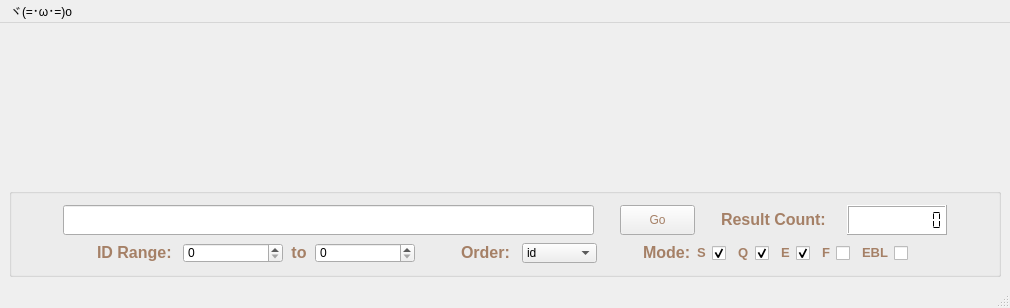
<?xml version="1.0" encoding="UTF-8"?>
<ui version="4.0">
 <class>MainWindow</class>
 <widget class="QMainWindow" name="MainWindow">
  <property name="geometry">
   <rect>
    <x>0</x>
    <y>0</y>
    <width>1010</width>
    <height>308</height>
   </rect>
  </property>
  <property name="sizePolicy">
   <sizepolicy hsizetype="Preferred" vsizetype="Fixed">
    <horstretch>0</horstretch>
    <verstretch>0</verstretch>
   </sizepolicy>
  </property>
  <property name="windowTitle">
   <string>MainWindow</string>
  </property>
  <property name="windowIcon">
   <iconset>
    <normalon>:/picture/source/konachan_logo_small.png</normalon>
   </iconset>
  </property>
  <property name="styleSheet">
   <string notr="true">#MainWindow{
background-image: url(:/picture/source/konachan_background.png);
;}</string>
  </property>
  <property name="iconSize">
   <size>
    <width>30</width>
    <height>30</height>
   </size>
  </property>
  <widget class="QWidget" name="centralwidget">
   <layout class="QVBoxLayout" name="verticalLayout_2">
    <item>
     <layout class="QGridLayout" name="gridLayout_12">
      <item row="0" column="0">
       <layout class="QGridLayout" name="gridLayout_2">
        <item row="0" column="0">
         <spacer name="horizontalSpacer_3">
          <property name="orientation">
           <enum>Qt::Horizontal</enum>
          </property>
          <property name="sizeHint" stdset="0">
           <size>
            <width>40</width>
            <height>20</height>
           </size>
          </property>
         </spacer>
        </item>
        <item row="0" column="1">
         <widget class="QLabel" name="logo">
          <property name="sizePolicy">
           <sizepolicy hsizetype="Fixed" vsizetype="Fixed">
            <horstretch>0</horstretch>
            <verstretch>0</verstretch>
           </sizepolicy>
          </property>
          <property name="minimumSize">
           <size>
            <width>560</width>
            <height>150</height>
           </size>
          </property>
          <property name="maximumSize">
           <size>
            <width>560</width>
            <height>150</height>
           </size>
          </property>
          <property name="text">
           <string/>
          </property>
          <property name="pixmap">
           <pixmap resource="res.qrc">:/picture/source/konachan_logo.png</pixmap>
          </property>
          <property name="scaledContents">
           <bool>false</bool>
          </property>
         </widget>
        </item>
        <item row="0" column="2">
         <spacer name="horizontalSpacer_4">
          <property name="orientation">
           <enum>Qt::Horizontal</enum>
          </property>
          <property name="sizeHint" stdset="0">
           <size>
            <width>40</width>
            <height>20</height>
           </size>
          </property>
         </spacer>
        </item>
       </layout>
      </item>
      <item row="1" column="0">
       <widget class="QGroupBox" name="searchBox">
        <property name="sizePolicy">
         <sizepolicy hsizetype="Expanding" vsizetype="Expanding">
          <horstretch>0</horstretch>
          <verstretch>0</verstretch>
         </sizepolicy>
        </property>
        <property name="minimumSize">
         <size>
          <width>0</width>
          <height>0</height>
         </size>
        </property>
        <property name="maximumSize">
         <size>
          <width>16777215</width>
          <height>128</height>
         </size>
        </property>
        <property name="title">
         <string/>
        </property>
        <layout class="QVBoxLayout" name="verticalLayout">
         <item>
          <layout class="QGridLayout" name="mianSearch">
           <item row="0" column="0">
            <spacer name="horizontalSpacer_5">
             <property name="orientation">
              <enum>Qt::Horizontal</enum>
             </property>
             <property name="sizeType">
              <enum>QSizePolicy::Expanding</enum>
             </property>
             <property name="sizeHint" stdset="0">
              <size>
               <width>40</width>
               <height>20</height>
              </size>
             </property>
            </spacer>
           </item>
           <item row="0" column="1">
            <layout class="QGridLayout" name="gridLayout">
             <item row="0" column="2">
              <widget class="QPushButton" name="Go">
               <property name="sizePolicy">
                <sizepolicy hsizetype="Fixed" vsizetype="Fixed">
                 <horstretch>0</horstretch>
                 <verstretch>0</verstretch>
                </sizepolicy>
               </property>
               <property name="minimumSize">
                <size>
                 <width>75</width>
                 <height>30</height>
                </size>
               </property>
               <property name="maximumSize">
                <size>
                 <width>75</width>
                 <height>30</height>
                </size>
               </property>
               <property name="styleSheet">
                <string notr="true">font: 75 10pt &quot;Microsoft YaHei UI&quot;;
color: rgb(165, 128, 102);</string>
               </property>
               <property name="text">
                <string>Go</string>
               </property>
               <property name="flat">
                <bool>false</bool>
               </property>
              </widget>
             </item>
             <item row="0" column="1">
              <spacer name="horizontalSpacer_2">
               <property name="orientation">
                <enum>Qt::Horizontal</enum>
               </property>
               <property name="sizeType">
                <enum>QSizePolicy::Fixed</enum>
               </property>
               <property name="sizeHint" stdset="0">
                <size>
                 <width>20</width>
                 <height>20</height>
                </size>
               </property>
              </spacer>
             </item>
             <item row="0" column="0">
              <widget class="QLineEdit" name="Tags">
               <property name="sizePolicy">
                <sizepolicy hsizetype="Fixed" vsizetype="Fixed">
                 <horstretch>0</horstretch>
                 <verstretch>0</verstretch>
                </sizepolicy>
               </property>
               <property name="minimumSize">
                <size>
                 <width>531</width>
                 <height>30</height>
                </size>
               </property>
               <property name="maximumSize">
                <size>
                 <width>531</width>
                 <height>30</height>
                </size>
               </property>
               <property name="font">
                <font>
                 <pointsize>15</pointsize>
                </font>
               </property>
               <property name="text">
                <string/>
               </property>
              </widget>
             </item>
             <item row="0" column="5">
              <widget class="QLCDNumber" name="ResultCnt">
               <property name="sizePolicy">
                <sizepolicy hsizetype="Fixed" vsizetype="Fixed">
                 <horstretch>0</horstretch>
                 <verstretch>0</verstretch>
                </sizepolicy>
               </property>
               <property name="minimumSize">
                <size>
                 <width>100</width>
                 <height>30</height>
                </size>
               </property>
               <property name="maximumSize">
                <size>
                 <width>100</width>
                 <height>30</height>
                </size>
               </property>
               <property name="styleSheet">
                <string notr="true">background-color: rgb(255, 255, 255);</string>
               </property>
               <property name="digitCount">
                <number>10</number>
               </property>
               <property name="segmentStyle">
                <enum>QLCDNumber::Flat</enum>
               </property>
               <property name="value" stdset="0">
                <double>0.000000000000000</double>
               </property>
               <property name="intValue" stdset="0">
                <number>0</number>
               </property>
              </widget>
             </item>
             <item row="0" column="3">
              <spacer name="horizontalSpacer">
               <property name="orientation">
                <enum>Qt::Horizontal</enum>
               </property>
               <property name="sizeType">
                <enum>QSizePolicy::Fixed</enum>
               </property>
               <property name="sizeHint" stdset="0">
                <size>
                 <width>20</width>
                 <height>20</height>
                </size>
               </property>
              </spacer>
             </item>
             <item row="0" column="4">
              <widget class="QLabel" name="label">
               <property name="sizePolicy">
                <sizepolicy hsizetype="Fixed" vsizetype="Fixed">
                 <horstretch>0</horstretch>
                 <verstretch>0</verstretch>
                </sizepolicy>
               </property>
               <property name="minimumSize">
                <size>
                 <width>120</width>
                 <height>30</height>
                </size>
               </property>
               <property name="maximumSize">
                <size>
                 <width>120</width>
                 <height>30</height>
                </size>
               </property>
               <property name="text">
                <string>&lt;html&gt;&lt;head/&gt;&lt;body&gt;&lt;p&gt;&lt;span style=&quot; font-size:12pt; font-weight:600; color:#a58066;&quot;&gt;Result Count:&lt;/span&gt;&lt;/p&gt;&lt;/body&gt;&lt;/html&gt;</string>
               </property>
               <property name="textFormat">
                <enum>Qt::AutoText</enum>
               </property>
              </widget>
             </item>
            </layout>
           </item>
           <item row="0" column="2">
            <spacer name="horizontalSpacer_6">
             <property name="orientation">
              <enum>Qt::Horizontal</enum>
             </property>
             <property name="sizeType">
              <enum>QSizePolicy::Expanding</enum>
             </property>
             <property name="sizeHint" stdset="0">
              <size>
               <width>40</width>
               <height>20</height>
              </size>
             </property>
            </spacer>
           </item>
          </layout>
         </item>
         <item>
          <layout class="QGridLayout" name="gridLayout_7">
           <item row="0" column="0">
            <spacer name="horizontalSpacer_9">
             <property name="orientation">
              <enum>Qt::Horizontal</enum>
             </property>
             <property name="sizeHint" stdset="0">
              <size>
               <width>13</width>
               <height>18</height>
              </size>
             </property>
            </spacer>
           </item>
           <item row="0" column="1">
            <widget class="QLabel" name="label_2">
             <property name="sizePolicy">
              <sizepolicy hsizetype="Fixed" vsizetype="Fixed">
               <horstretch>0</horstretch>
               <verstretch>0</verstretch>
              </sizepolicy>
             </property>
             <property name="minimumSize">
              <size>
               <width>80</width>
               <height>20</height>
              </size>
             </property>
             <property name="maximumSize">
              <size>
               <width>80</width>
               <height>80</height>
              </size>
             </property>
             <property name="text">
              <string>&lt;html&gt;&lt;head/&gt;&lt;body&gt;&lt;p&gt;&lt;span style=&quot; font-size:12pt; font-weight:600; color:#a58066;&quot;&gt;ID Range:&lt;/span&gt;&lt;/p&gt;&lt;/body&gt;&lt;/html&gt;</string>
             </property>
            </widget>
           </item>
           <item row="0" column="2">
            <widget class="QSpinBox" name="IDRange1">
             <property name="sizePolicy">
              <sizepolicy hsizetype="Fixed" vsizetype="Fixed">
               <horstretch>0</horstretch>
               <verstretch>0</verstretch>
              </sizepolicy>
             </property>
             <property name="minimumSize">
              <size>
               <width>100</width>
               <height>20</height>
              </size>
             </property>
             <property name="maximumSize">
              <size>
               <width>100</width>
               <height>20</height>
              </size>
             </property>
             <property name="maximum">
              <number>99999999</number>
             </property>
            </widget>
           </item>
           <item row="0" column="3">
            <widget class="QLabel" name="label_5">
             <property name="sizePolicy">
              <sizepolicy hsizetype="Fixed" vsizetype="Fixed">
               <horstretch>0</horstretch>
               <verstretch>0</verstretch>
              </sizepolicy>
             </property>
             <property name="minimumSize">
              <size>
               <width>20</width>
               <height>20</height>
              </size>
             </property>
             <property name="maximumSize">
              <size>
               <width>20</width>
               <height>20</height>
              </size>
             </property>
             <property name="text">
              <string>&lt;html&gt;&lt;head/&gt;&lt;body&gt;&lt;p align=&quot;center&quot;&gt;&lt;span style=&quot; font-size:12pt; font-weight:600; color:#a58066;&quot;&gt;to&lt;/span&gt;&lt;/p&gt;&lt;/body&gt;&lt;/html&gt;</string>
             </property>
            </widget>
           </item>
           <item row="0" column="4">
            <widget class="QSpinBox" name="IDRange2">
             <property name="sizePolicy">
              <sizepolicy hsizetype="Fixed" vsizetype="Fixed">
               <horstretch>0</horstretch>
               <verstretch>0</verstretch>
              </sizepolicy>
             </property>
             <property name="minimumSize">
              <size>
               <width>100</width>
               <height>20</height>
              </size>
             </property>
             <property name="maximumSize">
              <size>
               <width>100</width>
               <height>20</height>
              </size>
             </property>
             <property name="maximum">
              <number>99999999</number>
             </property>
            </widget>
           </item>
           <item row="0" column="5">
            <spacer name="horizontalSpacer_7">
             <property name="orientation">
              <enum>Qt::Horizontal</enum>
             </property>
             <property name="sizeType">
              <enum>QSizePolicy::Fixed</enum>
             </property>
             <property name="sizeHint" stdset="0">
              <size>
               <width>40</width>
               <height>20</height>
              </size>
             </property>
            </spacer>
           </item>
           <item row="0" column="6">
            <widget class="QLabel" name="label_3">
             <property name="sizePolicy">
              <sizepolicy hsizetype="Fixed" vsizetype="Fixed">
               <horstretch>0</horstretch>
               <verstretch>0</verstretch>
              </sizepolicy>
             </property>
             <property name="minimumSize">
              <size>
               <width>55</width>
               <height>20</height>
              </size>
             </property>
             <property name="maximumSize">
              <size>
               <width>55</width>
               <height>20</height>
              </size>
             </property>
             <property name="text">
              <string>&lt;html&gt;&lt;head/&gt;&lt;body&gt;&lt;p&gt;&lt;span style=&quot; font-size:12pt; font-weight:600; color:#a58066;&quot;&gt;Order:&lt;/span&gt;&lt;/p&gt;&lt;/body&gt;&lt;/html&gt;</string>
             </property>
            </widget>
           </item>
           <item row="0" column="7">
            <widget class="QComboBox" name="Order">
             <property name="sizePolicy">
              <sizepolicy hsizetype="Fixed" vsizetype="Fixed">
               <horstretch>0</horstretch>
               <verstretch>0</verstretch>
              </sizepolicy>
             </property>
             <property name="minimumSize">
              <size>
               <width>75</width>
               <height>20</height>
              </size>
             </property>
             <property name="maximumSize">
              <size>
               <width>75</width>
               <height>20</height>
              </size>
             </property>
             <property name="styleSheet">
              <string notr="true">font: 75 10pt &quot;Microsoft YaHei UI&quot;;</string>
             </property>
             <property name="editable">
              <bool>false</bool>
             </property>
             <property name="currentText">
              <string>id</string>
             </property>
             <property name="currentIndex">
              <number>0</number>
             </property>
             <item>
              <property name="text">
               <string>id</string>
              </property>
             </item>
             <item>
              <property name="text">
               <string>score</string>
              </property>
             </item>
            </widget>
           </item>
           <item row="0" column="8">
            <spacer name="horizontalSpacer_8">
             <property name="orientation">
              <enum>Qt::Horizontal</enum>
             </property>
             <property name="sizeType">
              <enum>QSizePolicy::Fixed</enum>
             </property>
             <property name="sizeHint" stdset="0">
              <size>
               <width>40</width>
               <height>20</height>
              </size>
             </property>
            </spacer>
           </item>
           <item row="0" column="9">
            <widget class="QLabel" name="label_4">
             <property name="sizePolicy">
              <sizepolicy hsizetype="Fixed" vsizetype="Fixed">
               <horstretch>0</horstretch>
               <verstretch>0</verstretch>
              </sizepolicy>
             </property>
             <property name="minimumSize">
              <size>
               <width>0</width>
               <height>0</height>
              </size>
             </property>
             <property name="maximumSize">
              <size>
               <width>90</width>
               <height>20</height>
              </size>
             </property>
             <property name="text">
              <string>&lt;html&gt;&lt;head/&gt;&lt;body&gt;&lt;p&gt;&lt;span style=&quot; font-size:12pt; font-weight:600; color:#a58066;&quot;&gt;Mode:&lt;/span&gt;&lt;/p&gt;&lt;/body&gt;&lt;/html&gt;</string>
             </property>
            </widget>
           </item>
           <item row="0" column="10">
            <layout class="QGridLayout" name="gridLayout_4">
             <item row="0" column="0">
              <widget class="QLabel" name="label_6">
               <property name="text">
                <string>&lt;html&gt;&lt;head/&gt;&lt;body&gt;&lt;p&gt;&lt;span style=&quot; font-size:10pt; font-weight:600; color:#a58066;&quot;&gt;S&lt;/span&gt;&lt;/p&gt;&lt;/body&gt;&lt;/html&gt;</string>
               </property>
              </widget>
             </item>
             <item row="0" column="1">
              <widget class="QCheckBox" name="Mode_S">
               <property name="sizePolicy">
                <sizepolicy hsizetype="Fixed" vsizetype="Fixed">
                 <horstretch>0</horstretch>
                 <verstretch>0</verstretch>
                </sizepolicy>
               </property>
               <property name="minimumSize">
                <size>
                 <width>20</width>
                 <height>20</height>
                </size>
               </property>
               <property name="maximumSize">
                <size>
                 <width>20</width>
                 <height>20</height>
                </size>
               </property>
               <property name="text">
                <string/>
               </property>
               <property name="iconSize">
                <size>
                 <width>20</width>
                 <height>20</height>
                </size>
               </property>
               <property name="checked">
                <bool>true</bool>
               </property>
              </widget>
             </item>
            </layout>
           </item>
           <item row="0" column="11">
            <layout class="QGridLayout" name="gridLayout_5">
             <item row="0" column="0">
              <widget class="QLabel" name="label_7">
               <property name="text">
                <string>&lt;html&gt;&lt;head/&gt;&lt;body&gt;&lt;p&gt;&lt;span style=&quot; font-size:10pt; font-weight:600; color:#a58066;&quot;&gt;Q&lt;/span&gt;&lt;/p&gt;&lt;/body&gt;&lt;/html&gt;</string>
               </property>
              </widget>
             </item>
             <item row="0" column="1">
              <widget class="QCheckBox" name="Mode_Q">
               <property name="sizePolicy">
                <sizepolicy hsizetype="Fixed" vsizetype="Fixed">
                 <horstretch>0</horstretch>
                 <verstretch>0</verstretch>
                </sizepolicy>
               </property>
               <property name="minimumSize">
                <size>
                 <width>20</width>
                 <height>20</height>
                </size>
               </property>
               <property name="maximumSize">
                <size>
                 <width>20</width>
                 <height>20</height>
                </size>
               </property>
               <property name="text">
                <string/>
               </property>
               <property name="iconSize">
                <size>
                 <width>20</width>
                 <height>20</height>
                </size>
               </property>
               <property name="checked">
                <bool>true</bool>
               </property>
              </widget>
             </item>
            </layout>
           </item>
           <item row="0" column="12">
            <layout class="QGridLayout" name="gridLayout_3">
             <item row="0" column="0">
              <widget class="QLabel" name="label_8">
               <property name="text">
                <string>&lt;html&gt;&lt;head/&gt;&lt;body&gt;&lt;p&gt;&lt;span style=&quot; font-size:10pt; font-weight:600; color:#a58066;&quot;&gt;E&lt;/span&gt;&lt;/p&gt;&lt;/body&gt;&lt;/html&gt;</string>
               </property>
              </widget>
             </item>
             <item row="0" column="1">
              <widget class="QCheckBox" name="Mode_E">
               <property name="sizePolicy">
                <sizepolicy hsizetype="Fixed" vsizetype="Fixed">
                 <horstretch>0</horstretch>
                 <verstretch>0</verstretch>
                </sizepolicy>
               </property>
               <property name="minimumSize">
                <size>
                 <width>20</width>
                 <height>20</height>
                </size>
               </property>
               <property name="maximumSize">
                <size>
                 <width>20</width>
                 <height>20</height>
                </size>
               </property>
               <property name="text">
                <string/>
               </property>
               <property name="iconSize">
                <size>
                 <width>20</width>
                 <height>20</height>
                </size>
               </property>
               <property name="checked">
                <bool>true</bool>
               </property>
              </widget>
             </item>
            </layout>
           </item>
           <item row="0" column="13">
            <layout class="QGridLayout" name="gridLayout_6">
             <item row="0" column="0">
              <widget class="QLabel" name="label_9">
               <property name="text">
                <string>&lt;html&gt;&lt;head/&gt;&lt;body&gt;&lt;p&gt;&lt;span style=&quot; font-size:10pt; font-weight:600; color:#a58066;&quot;&gt;F&lt;/span&gt;&lt;/p&gt;&lt;/body&gt;&lt;/html&gt;</string>
               </property>
              </widget>
             </item>
             <item row="0" column="1">
              <widget class="QCheckBox" name="Favorite">
               <property name="sizePolicy">
                <sizepolicy hsizetype="Fixed" vsizetype="Fixed">
                 <horstretch>0</horstretch>
                 <verstretch>0</verstretch>
                </sizepolicy>
               </property>
               <property name="minimumSize">
                <size>
                 <width>20</width>
                 <height>20</height>
                </size>
               </property>
               <property name="maximumSize">
                <size>
                 <width>20</width>
                 <height>20</height>
                </size>
               </property>
               <property name="text">
                <string/>
               </property>
               <property name="iconSize">
                <size>
                 <width>20</width>
                 <height>20</height>
                </size>
               </property>
               <property name="checked">
                <bool>false</bool>
               </property>
              </widget>
             </item>
            </layout>
           </item>
           <item row="0" column="14">
            <layout class="QGridLayout" name="gridLayout_8">
             <item row="0" column="0">
              <widget class="QLabel" name="label_10">
               <property name="text">
                <string>&lt;html&gt;&lt;head/&gt;&lt;body&gt;&lt;p&gt;&lt;span style=&quot; font-size:10pt; font-weight:600; color:#a58066;&quot;&gt;EBL&lt;/span&gt;&lt;/p&gt;&lt;/body&gt;&lt;/html&gt;</string>
               </property>
              </widget>
             </item>
             <item row="0" column="1">
              <widget class="QCheckBox" name="EBL">
               <property name="sizePolicy">
                <sizepolicy hsizetype="Fixed" vsizetype="Fixed">
                 <horstretch>0</horstretch>
                 <verstretch>0</verstretch>
                </sizepolicy>
               </property>
               <property name="minimumSize">
                <size>
                 <width>20</width>
                 <height>20</height>
                </size>
               </property>
               <property name="maximumSize">
                <size>
                 <width>20</width>
                 <height>20</height>
                </size>
               </property>
               <property name="text">
                <string/>
               </property>
               <property name="iconSize">
                <size>
                 <width>20</width>
                 <height>20</height>
                </size>
               </property>
               <property name="checked">
                <bool>false</bool>
               </property>
              </widget>
             </item>
            </layout>
           </item>
           <item row="0" column="15">
            <spacer name="horizontalSpacer_10">
             <property name="orientation">
              <enum>Qt::Horizontal</enum>
             </property>
             <property name="sizeHint" stdset="0">
              <size>
               <width>13</width>
               <height>18</height>
              </size>
             </property>
            </spacer>
           </item>
          </layout>
         </item>
        </layout>
       </widget>
      </item>
     </layout>
    </item>
   </layout>
  </widget>
  <widget class="QStatusBar" name="statusbar"/>
  <widget class="QMenuBar" name="menubar">
   <property name="geometry">
    <rect>
     <x>0</x>
     <y>0</y>
     <width>1010</width>
     <height>22</height>
    </rect>
   </property>
   <widget class="QMenu" name="menu_o">
    <property name="title">
     <string>ヾ(=･ω･=)o</string>
    </property>
    <addaction name="actionLogin"/>
   </widget>
   <addaction name="menu_o"/>
  </widget>
  <action name="actionLogin">
   <property name="text">
    <string>Login</string>
   </property>
  </action>
 </widget>
 <resources>
  <include location="res.qrc"/>
 </resources>
 <connections/>
</ui>
